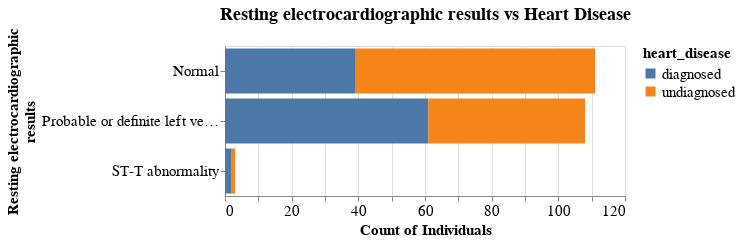

Source (notebook cell):
### Markdown cell above
The proportions of diagnosed and undiagnosed indivisuals seem similar in both categories, so we will regard this as little to no correlation for now.

### Code cell
# replace the values of resting_electrocardiographic_results
hd_train["resting_electrocardiographic_results"] = hd_train[
    "resting_electrocardiographic_results"].replace({
    0: 'Normal',
    1: 'ST-T abnormality',
    2: 'Probable or definite left ventricular hypertrophy',
})

restecg_graph = (
    alt.Chart(hd_train, title = "Resting electrocardiographic results vs Heart Disease")  
    .mark_bar()
    .encode(
        x=alt.X("count()", title= "Count of Individuals"), color="heart_disease",
        y=alt.Y("resting_electrocardiographic_results:N", title=["Resting electrocardiographic", "results"]), 
    ).properties(width=400, height=150)
)
restecg_graph

### Figure 1 — Vega-Lite specification as saved in the notebook (floating-point values rounded to 4 significant figures; data arrays with more than 128 entries replaced by an {"elided": "..."} marker saying what was removed)
{"config": {"view": {"height": 300, "width": 300}, "title": {"fontSize": 18}, "axisX": {"labelFontSize": 15, "titleFontSize": 15}, "axisY": {"labelFontSize": 15, "titleFontSize": 15}, "legend": {"labelFontSize": 15, "titleFontSize": 15}}, "data": {"name": "data-7328e288ca9f906d6961b502f0b03b3d"}, "mark": "bar", "encoding": {"color": {"field": "heart_disease", "type": "nominal"}, "x": {"aggregate": "count", "title": "Count of Individuals", "type": "quantitative"}, "y": {"field": "resting_electrocardiographic_results", "title": ["Resting electrocardiographic", "results"], "type": "nominal"}}, "height": 150, "title": "Resting electrocardiographic results vs Heart Disease", "width": 400, "$schema": "https://vega.github.io/schema/vega-lite/v4.17.0.json", "datasets": {"data-7328e288ca9f906d6961b502f0b03b3d": {"elided": "222 records"}}}
